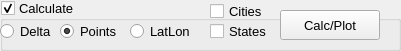
     <widget class="QGroupBox" name="groupBox_2">
      <property name="enabled">
       <bool>true</bool>
      </property>
      <property name="geometry">
       <rect>
        <x>10</x>
        <y>500</y>
        <width>401</width>
        <height>51</height>
       </rect>
      </property>
      <property name="font">
       <font>
        <family>Arial</family>
        <pointsize>10</pointsize>
        <weight>50</weight>
        <bold>false</bold>
       </font>
      </property>
      <property name="mouseTracking">
       <bool>false</bool>
      </property>
      <property name="autoFillBackground">
       <bool>false</bool>
      </property>
      <property name="title">
       <string>Calculate</string>
      </property>
      <property name="flat">
       <bool>true</bool>
      </property>
      <property name="checkable">
       <bool>true</bool>
      </property>
      <property name="checked">
       <bool>true</bool>
      </property>
      <widget class="QRadioButton" name="calcDeltaOption">
       <property name="geometry">
        <rect>
         <x>0</x>
         <y>20</y>
         <width>61</width>
         <height>22</height>
        </rect>
       </property>
       <property name="font">
        <font>
         <family>Arial</family>
         <pointsize>10</pointsize>
         <weight>50</weight>
         <bold>false</bold>
        </font>
       </property>
       <property name="toolTip">
        <string>Set Delta to calc Delta ou set Points to calc Points</string>
       </property>
       <property name="text">
        <string>Delta</string>
       </property>
      </widget>
      <widget class="QPushButton" name="plotButton">
       <property name="geometry">
        <rect>
         <x>280</x>
         <y>10</y>
         <width>100</width>
         <height>30</height>
        </rect>
       </property>
       <property name="font">
        <font>
         <family>Arial</family>
         <pointsize>10</pointsize>
         <weight>50</weight>
         <bold>false</bold>
        </font>
       </property>
       <property name="text">
        <string>Calc/Plot</string>
       </property>
      </widget>
      <widget class="QRadioButton" name="calcLatLonOption">
       <property name="geometry">
        <rect>
         <x>130</x>
         <y>20</y>
         <width>71</width>
         <height>22</height>
        </rect>
       </property>
       <property name="font">
        <font>
         <family>Arial</family>
         <pointsize>10</pointsize>
         <weight>50</weight>
         <bold>false</bold>
        </font>
       </property>
       <property name="toolTip">
        <string>Set Delta to calc Delta or set Points to calc Points or LatLon to Calc Lat/Lon Input Values</string>
       </property>
       <property name="text">
        <string>LatLon</string>
       </property>
       <property name="checked">
        <bool>false</bool>
       </property>
      </widget>
      <widget class="QCheckBox" name="citiescheckBox">
       <property name="geometry">
        <rect>
         <x>210</x>
         <y>0</y>
         <width>60</width>
         <height>22</height>
        </rect>
       </property>
       <property name="font">
        <font>
         <family>Arial</family>
         <pointsize>10</pointsize>
         <weight>50</weight>
         <bold>false</bold>
        </font>
       </property>
       <property name="text">
        <string>Cities</string>
       </property>
      </widget>
      <widget class="QRadioButton" name="calcPointsOption">
       <property name="geometry">
        <rect>
         <x>60</x>
         <y>20</y>
         <width>71</width>
         <height>22</height>
        </rect>
       </property>
       <property name="font">
        <font>
         <family>Arial</family>
         <pointsize>10</pointsize>
         <weight>50</weight>
         <bold>false</bold>
        </font>
       </property>
       <property name="toolTip">
        <string>Set Delta to calc Delta ou set Points to calc Points</string>
       </property>
       <property name="text">
        <string>Points</string>
       </property>
       <property name="checked">
        <bool>true</bool>
       </property>
      </widget>
      <widget class="QCheckBox" name="statescheckBox">
       <property name="geometry">
        <rect>
         <x>210</x>
         <y>20</y>
         <width>70</width>
         <height>22</height>
        </rect>
       </property>
       <property name="font">
        <font>
         <family>Arial</family>
         <pointsize>10</pointsize>
         <weight>50</weight>
         <bold>false</bold>
        </font>
       </property>
       <property name="text">
        <string>States</string>
       </property>
      </widget>
     </widget>
